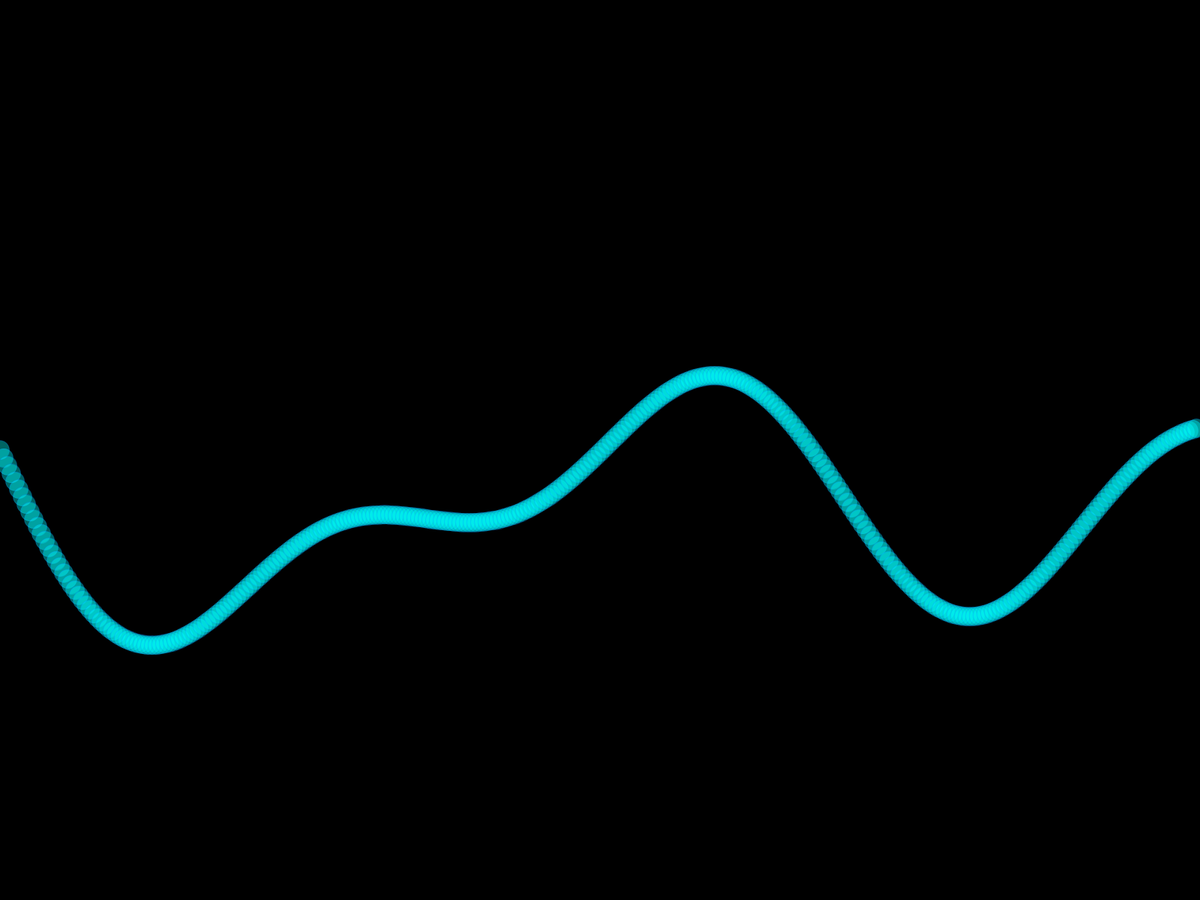
Frame 1 (no input)
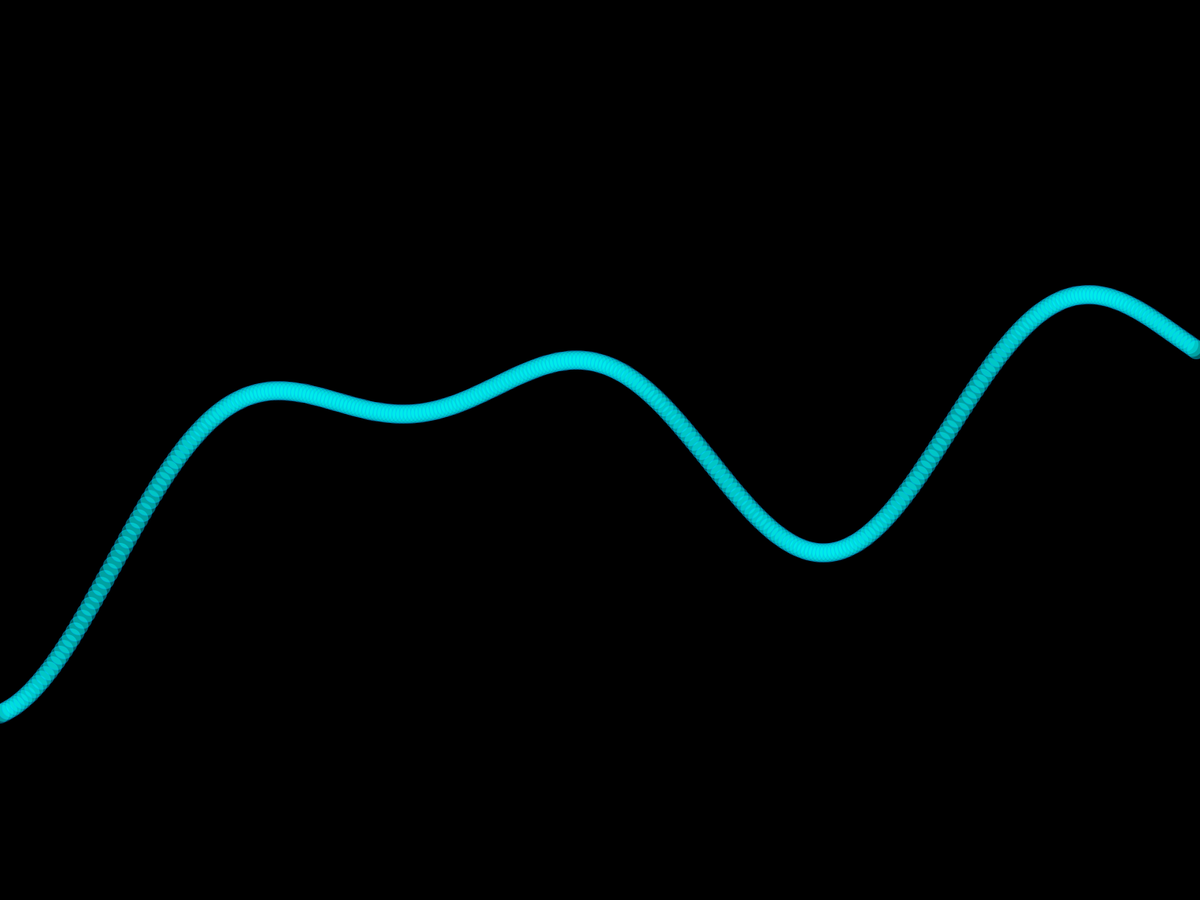
Frame 60 (the mouse pressed at the canvas centre just before this capture)
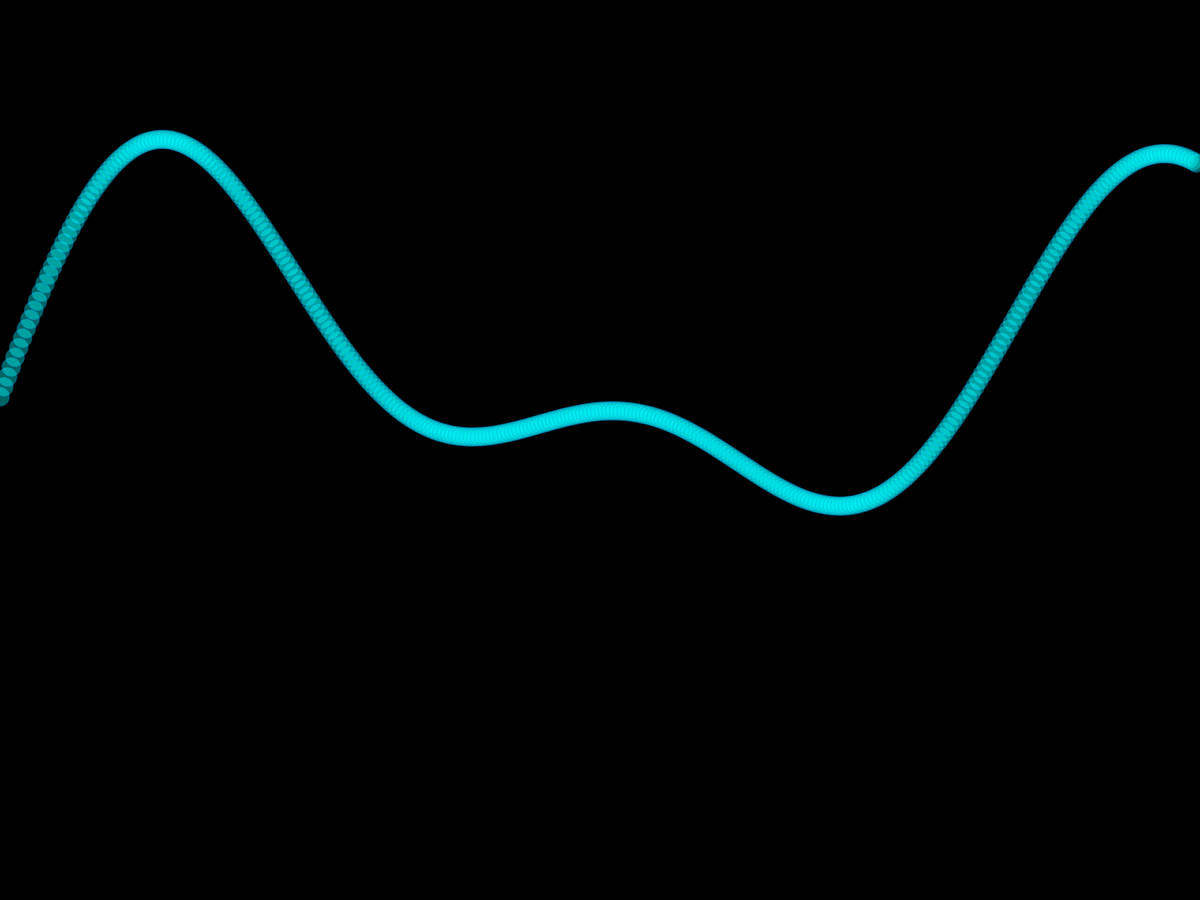
Frame 120 (the mouse held since frame 60 and released just before this capture)

The Processing sketch that drew these frames (run headless with seeded random() and noise(); from frame 60 on, the mouse is pressed at the canvas centre):

// Processing sketch: Onda_Onda
// ── Onda_Onda.pde
int x_space = 5;
int maxWaves = 5;

float theta = 0;
float[] amplitude = new float[maxWaves];
float[] angular_velocity = new float[maxWaves];
float[] Y;

void setup(){
  fullScreen();
  
  for(int i=0; i<maxWaves; i++){
    amplitude[i] = height / (maxWaves * random(1, 5));
    angular_velocity[i] = random(0.001, 0.1);
  }
  
  Y = new float[width / x_space];
  //background(0);
}

void draw(){
  background(0);
  fill(0, 255, 255, 100);
  //noStroke();
  stroke(0, 150, 255, 80);
  translate(0, height/2);
  
  int i=0;
  for(int x=0; x<width; x+=x_space){
    Y[i] = 0;
    for(int j=0; j<maxWaves; j++){
      Y[i] += amplitude[j] * sin(theta + (i * angular_velocity[j]));
    }
    ellipse(x, Y[i], 25, 25);
    i++;
  }
  
  for(int k=0; k<maxWaves; k++){
    theta += (angular_velocity[k]) / maxWaves;
  }
}

void mousePressed(){
  setup();
}
